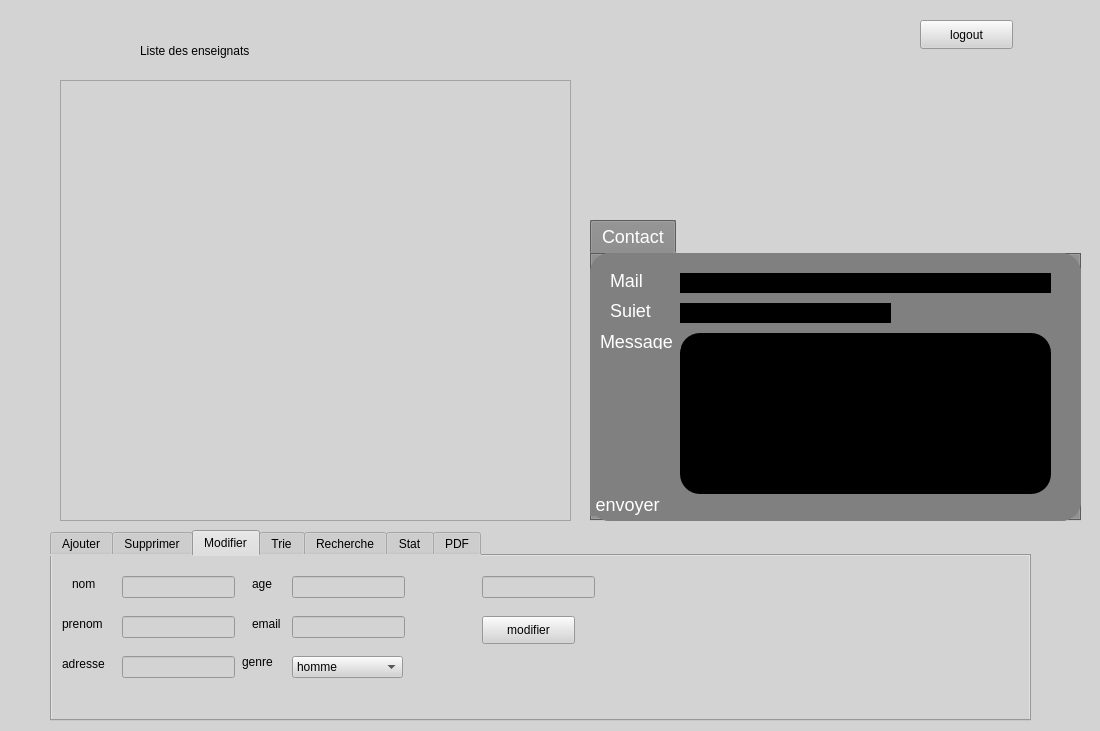
<?xml version="1.0" encoding="UTF-8"?>
<ui version="4.0">
 <class>MainWindow</class>
 <widget class="QMainWindow" name="MainWindow">
  <property name="geometry">
   <rect>
    <x>0</x>
    <y>0</y>
    <width>1100</width>
    <height>731</height>
   </rect>
  </property>
  <property name="windowTitle">
   <string>MainWindow</string>
  </property>
  <widget class="QWidget" name="centralwidget">
   <widget class="QStackedWidget" name="stackedWidget">
    <property name="geometry">
     <rect>
      <x>0</x>
      <y>0</y>
      <width>1101</width>
      <height>731</height>
     </rect>
    </property>
    <property name="styleSheet">
     <string notr="true">background-color:rgb(211, 211, 211)</string>
    </property>
    <property name="currentIndex">
     <number>1</number>
    </property>
    <widget class="QWidget" name="page">
     <widget class="QPushButton" name="pushButton">
      <property name="geometry">
       <rect>
        <x>120</x>
        <y>260</y>
        <width>281</width>
        <height>101</height>
       </rect>
      </property>
      <property name="text">
       <string>Se conncter en tant qu'administrateur</string>
      </property>
     </widget>
     <widget class="QPushButton" name="pushButton_2">
      <property name="geometry">
       <rect>
        <x>670</x>
        <y>260</y>
        <width>281</width>
        <height>101</height>
       </rect>
      </property>
      <property name="text">
       <string>Se conncter en tant qu'enseignant</string>
      </property>
     </widget>
    </widget>
    <widget class="QWidget" name="page_2">
     <widget class="QTableView" name="tableView">
      <property name="geometry">
       <rect>
        <x>60</x>
        <y>80</y>
        <width>511</width>
        <height>441</height>
       </rect>
      </property>
     </widget>
     <widget class="QLabel" name="label">
      <property name="geometry">
       <rect>
        <x>140</x>
        <y>30</y>
        <width>221</width>
        <height>41</height>
       </rect>
      </property>
      <property name="text">
       <string>Liste des enseignats </string>
      </property>
     </widget>
     <widget class="QTabWidget" name="tabWidget">
      <property name="geometry">
       <rect>
        <x>50</x>
        <y>530</y>
        <width>981</width>
        <height>191</height>
       </rect>
      </property>
      <property name="currentIndex">
       <number>2</number>
      </property>
      <widget class="QWidget" name="tab_2">
       <attribute name="title">
        <string>Ajouter</string>
       </attribute>
       <widget class="QLineEdit" name="nom">
        <property name="geometry">
         <rect>
          <x>110</x>
          <y>10</y>
          <width>113</width>
          <height>22</height>
         </rect>
        </property>
       </widget>
       <widget class="QLineEdit" name="Adresse">
        <property name="geometry">
         <rect>
          <x>370</x>
          <y>110</y>
          <width>113</width>
          <height>22</height>
         </rect>
        </property>
       </widget>
       <widget class="QLineEdit" name="email">
        <property name="geometry">
         <rect>
          <x>370</x>
          <y>10</y>
          <width>113</width>
          <height>22</height>
         </rect>
        </property>
       </widget>
       <widget class="QLineEdit" name="prenom">
        <property name="geometry">
         <rect>
          <x>110</x>
          <y>60</y>
          <width>113</width>
          <height>22</height>
         </rect>
        </property>
       </widget>
       <widget class="QLineEdit" name="age">
        <property name="geometry">
         <rect>
          <x>110</x>
          <y>120</y>
          <width>113</width>
          <height>22</height>
         </rect>
        </property>
       </widget>
       <widget class="QLabel" name="label_2">
        <property name="geometry">
         <rect>
          <x>280</x>
          <y>120</y>
          <width>56</width>
          <height>16</height>
         </rect>
        </property>
        <property name="text">
         <string>adresse</string>
        </property>
       </widget>
       <widget class="QLabel" name="label_3">
        <property name="geometry">
         <rect>
          <x>40</x>
          <y>10</y>
          <width>56</width>
          <height>16</height>
         </rect>
        </property>
        <property name="text">
         <string>nom</string>
        </property>
       </widget>
       <widget class="QLabel" name="label_4">
        <property name="geometry">
         <rect>
          <x>30</x>
          <y>60</y>
          <width>56</width>
          <height>16</height>
         </rect>
        </property>
        <property name="text">
         <string>prenom</string>
        </property>
       </widget>
       <widget class="QLabel" name="label_5">
        <property name="geometry">
         <rect>
          <x>280</x>
          <y>10</y>
          <width>56</width>
          <height>16</height>
         </rect>
        </property>
        <property name="text">
         <string>email</string>
        </property>
       </widget>
       <widget class="QLabel" name="label_6">
        <property name="geometry">
         <rect>
          <x>280</x>
          <y>70</y>
          <width>56</width>
          <height>16</height>
         </rect>
        </property>
        <property name="text">
         <string>genre</string>
        </property>
       </widget>
       <widget class="QLabel" name="label_7">
        <property name="geometry">
         <rect>
          <x>40</x>
          <y>120</y>
          <width>56</width>
          <height>21</height>
         </rect>
        </property>
        <property name="text">
         <string>age</string>
        </property>
       </widget>
       <widget class="QPushButton" name="pushButton_3">
        <property name="geometry">
         <rect>
          <x>630</x>
          <y>70</y>
          <width>93</width>
          <height>28</height>
         </rect>
        </property>
        <property name="text">
         <string>ajouter</string>
        </property>
       </widget>
       <widget class="QComboBox" name="genre">
        <property name="geometry">
         <rect>
          <x>370</x>
          <y>60</y>
          <width>101</width>
          <height>22</height>
         </rect>
        </property>
        <item>
         <property name="text">
          <string>homme</string>
         </property>
        </item>
        <item>
         <property name="text">
          <string>femme</string>
         </property>
        </item>
       </widget>
      </widget>
      <widget class="QWidget" name="tab">
       <attribute name="title">
        <string>Supprimer</string>
       </attribute>
       <widget class="QLineEdit" name="deleteid">
        <property name="geometry">
         <rect>
          <x>130</x>
          <y>10</y>
          <width>113</width>
          <height>22</height>
         </rect>
        </property>
       </widget>
       <widget class="QLabel" name="label_8">
        <property name="geometry">
         <rect>
          <x>30</x>
          <y>10</y>
          <width>56</width>
          <height>16</height>
         </rect>
        </property>
        <property name="text">
         <string>id</string>
        </property>
       </widget>
       <widget class="QPushButton" name="pushButton_4">
        <property name="geometry">
         <rect>
          <x>440</x>
          <y>50</y>
          <width>93</width>
          <height>28</height>
         </rect>
        </property>
        <property name="text">
         <string>supprimer</string>
        </property>
       </widget>
      </widget>
      <widget class="QWidget" name="tab_3">
       <attribute name="title">
        <string>Modifier</string>
       </attribute>
       <widget class="QLabel" name="label_9">
        <property name="geometry">
         <rect>
          <x>20</x>
          <y>20</y>
          <width>56</width>
          <height>16</height>
         </rect>
        </property>
        <property name="text">
         <string>nom</string>
        </property>
       </widget>
       <widget class="QLabel" name="label_10">
        <property name="geometry">
         <rect>
          <x>10</x>
          <y>60</y>
          <width>56</width>
          <height>16</height>
         </rect>
        </property>
        <property name="text">
         <string>prenom</string>
        </property>
       </widget>
       <widget class="QLabel" name="label_11">
        <property name="geometry">
         <rect>
          <x>200</x>
          <y>20</y>
          <width>56</width>
          <height>16</height>
         </rect>
        </property>
        <property name="text">
         <string>age</string>
        </property>
       </widget>
       <widget class="QLabel" name="label_12">
        <property name="geometry">
         <rect>
          <x>200</x>
          <y>60</y>
          <width>56</width>
          <height>16</height>
         </rect>
        </property>
        <property name="text">
         <string>email</string>
        </property>
       </widget>
       <widget class="QLabel" name="label_13">
        <property name="geometry">
         <rect>
          <x>10</x>
          <y>100</y>
          <width>56</width>
          <height>16</height>
         </rect>
        </property>
        <property name="text">
         <string>adresse</string>
        </property>
       </widget>
       <widget class="QLabel" name="label_15">
        <property name="geometry">
         <rect>
          <x>190</x>
          <y>90</y>
          <width>56</width>
          <height>31</height>
         </rect>
        </property>
        <property name="text">
         <string>genre</string>
        </property>
       </widget>
       <widget class="QLineEdit" name="nomm">
        <property name="geometry">
         <rect>
          <x>70</x>
          <y>20</y>
          <width>113</width>
          <height>22</height>
         </rect>
        </property>
       </widget>
       <widget class="QLineEdit" name="prenomm">
        <property name="geometry">
         <rect>
          <x>70</x>
          <y>60</y>
          <width>113</width>
          <height>22</height>
         </rect>
        </property>
       </widget>
       <widget class="QLineEdit" name="adressem">
        <property name="geometry">
         <rect>
          <x>70</x>
          <y>100</y>
          <width>113</width>
          <height>22</height>
         </rect>
        </property>
       </widget>
       <widget class="QLineEdit" name="agem">
        <property name="geometry">
         <rect>
          <x>240</x>
          <y>20</y>
          <width>113</width>
          <height>22</height>
         </rect>
        </property>
       </widget>
       <widget class="QLineEdit" name="emailm">
        <property name="geometry">
         <rect>
          <x>240</x>
          <y>60</y>
          <width>113</width>
          <height>22</height>
         </rect>
        </property>
       </widget>
       <widget class="QComboBox" name="genrem">
        <property name="geometry">
         <rect>
          <x>240</x>
          <y>100</y>
          <width>111</width>
          <height>22</height>
         </rect>
        </property>
        <item>
         <property name="text">
          <string>homme</string>
         </property>
        </item>
        <item>
         <property name="text">
          <string>femme</string>
         </property>
        </item>
       </widget>
       <widget class="QLineEdit" name="idm">
        <property name="geometry">
         <rect>
          <x>430</x>
          <y>20</y>
          <width>113</width>
          <height>22</height>
         </rect>
        </property>
       </widget>
       <widget class="QPushButton" name="pushButton_5">
        <property name="geometry">
         <rect>
          <x>430</x>
          <y>60</y>
          <width>93</width>
          <height>28</height>
         </rect>
        </property>
        <property name="text">
         <string>modifier</string>
        </property>
       </widget>
      </widget>
      <widget class="QWidget" name="tab_14">
       <attribute name="title">
        <string>Trie</string>
       </attribute>
       <widget class="QPushButton" name="pushButton_22">
        <property name="geometry">
         <rect>
          <x>600</x>
          <y>70</y>
          <width>191</width>
          <height>51</height>
         </rect>
        </property>
        <property name="text">
         <string>Trie par prenom</string>
        </property>
       </widget>
       <widget class="QPushButton" name="pushButton_23">
        <property name="geometry">
         <rect>
          <x>380</x>
          <y>70</y>
          <width>191</width>
          <height>51</height>
         </rect>
        </property>
        <property name="text">
         <string>Trie par nom</string>
        </property>
       </widget>
       <widget class="QPushButton" name="pushButton_24">
        <property name="geometry">
         <rect>
          <x>150</x>
          <y>70</y>
          <width>191</width>
          <height>51</height>
         </rect>
        </property>
        <property name="text">
         <string>Trie par age</string>
        </property>
       </widget>
      </widget>
      <widget class="QWidget" name="tab_15">
       <attribute name="title">
        <string>Recherche</string>
       </attribute>
       <widget class="QLineEdit" name="lineEdit">
        <property name="geometry">
         <rect>
          <x>300</x>
          <y>70</y>
          <width>321</width>
          <height>41</height>
         </rect>
        </property>
       </widget>
      </widget>
      <widget class="QWidget" name="tab_17">
       <attribute name="title">
        <string>Stat</string>
       </attribute>
       <widget class="QPushButton" name="pushButton_17">
        <property name="geometry">
         <rect>
          <x>400</x>
          <y>70</y>
          <width>161</width>
          <height>51</height>
         </rect>
        </property>
        <property name="text">
         <string>Stat</string>
        </property>
       </widget>
      </widget>
      <widget class="QWidget" name="tab_20">
       <attribute name="title">
        <string>PDF</string>
       </attribute>
       <widget class="QPushButton" name="pushButton_26">
        <property name="geometry">
         <rect>
          <x>390</x>
          <y>60</y>
          <width>151</width>
          <height>51</height>
         </rect>
        </property>
        <property name="text">
         <string>PDF</string>
        </property>
       </widget>
      </widget>
     </widget>
     <widget class="QPushButton" name="pushButton_6">
      <property name="geometry">
       <rect>
        <x>920</x>
        <y>20</y>
        <width>93</width>
        <height>29</height>
       </rect>
      </property>
      <property name="text">
       <string>logout</string>
      </property>
     </widget>
     <widget class="QTabWidget" name="tabWidget_3">
      <property name="geometry">
       <rect>
        <x>590</x>
        <y>220</y>
        <width>491</width>
        <height>301</height>
       </rect>
      </property>
      <property name="font">
       <font>
        <family>MS Shell Dlg 2</family>
        <pointsize>-1</pointsize>
        <weight>50</weight>
        <italic>false</italic>
        <bold>false</bold>
        <underline>false</underline>
       </font>
      </property>
      <property name="styleSheet">
       <string notr="true">background-color :  #808080	; 
border-radius : 20px;




    
    color: #FFFFFF
; 
    font-size: 18px;</string>
      </property>
      <property name="currentIndex">
       <number>0</number>
      </property>
      <widget class="QWidget" name="tab_21">
       <attribute name="title">
        <string>Contact</string>
       </attribute>
       <widget class="QLabel" name="label_45">
        <property name="geometry">
         <rect>
          <x>20</x>
          <y>50</y>
          <width>47</width>
          <height>14</height>
         </rect>
        </property>
        <property name="text">
         <string>Sujet</string>
        </property>
       </widget>
       <widget class="QTextEdit" name="textEdit_2">
        <property name="geometry">
         <rect>
          <x>90</x>
          <y>80</y>
          <width>371</width>
          <height>161</height>
         </rect>
        </property>
        <property name="styleSheet">
         <string notr="true">background-color :  #000000; 
</string>
        </property>
       </widget>
       <widget class="QLabel" name="label_58">
        <property name="geometry">
         <rect>
          <x>10</x>
          <y>80</y>
          <width>81</width>
          <height>16</height>
         </rect>
        </property>
        <property name="text">
         <string>Message</string>
        </property>
       </widget>
       <widget class="QLabel" name="label_59">
        <property name="geometry">
         <rect>
          <x>20</x>
          <y>20</y>
          <width>47</width>
          <height>14</height>
         </rect>
        </property>
        <property name="text">
         <string>Mail</string>
        </property>
       </widget>
       <widget class="QLineEdit" name="lineEdit_13">
        <property name="geometry">
         <rect>
          <x>90</x>
          <y>50</y>
          <width>211</width>
          <height>20</height>
         </rect>
        </property>
        <property name="styleSheet">
         <string notr="true">background-color :  #000000; 
</string>
        </property>
       </widget>
       <widget class="QLineEdit" name="lineEdit_14">
        <property name="geometry">
         <rect>
          <x>90</x>
          <y>20</y>
          <width>371</width>
          <height>20</height>
         </rect>
        </property>
        <property name="styleSheet">
         <string notr="true">background-color :  #000000; 
</string>
        </property>
       </widget>
       <widget class="QPushButton" name="envoyer_2">
        <property name="geometry">
         <rect>
          <x>0</x>
          <y>240</y>
          <width>75</width>
          <height>23</height>
         </rect>
        </property>
        <property name="text">
         <string>envoyer</string>
        </property>
       </widget>
      </widget>
     </widget>
    </widget>
    <widget class="QWidget" name="page_3">
     <widget class="QLabel" name="label_16">
      <property name="geometry">
       <rect>
        <x>100</x>
        <y>30</y>
        <width>221</width>
        <height>41</height>
       </rect>
      </property>
      <property name="text">
       <string>Liste des activites </string>
      </property>
     </widget>
     <widget class="QPushButton" name="pushButton_7">
      <property name="geometry">
       <rect>
        <x>960</x>
        <y>20</y>
        <width>93</width>
        <height>29</height>
       </rect>
      </property>
      <property name="text">
       <string>logout</string>
      </property>
     </widget>
     <widget class="QTabWidget" name="tabWidget_2">
      <property name="geometry">
       <rect>
        <x>110</x>
        <y>530</y>
        <width>981</width>
        <height>191</height>
       </rect>
      </property>
      <property name="currentIndex">
       <number>0</number>
      </property>
      <widget class="QWidget" name="tab_10">
       <attribute name="title">
        <string>Ajouter</string>
       </attribute>
       <widget class="QLineEdit" name="noma">
        <property name="geometry">
         <rect>
          <x>110</x>
          <y>10</y>
          <width>113</width>
          <height>22</height>
         </rect>
        </property>
       </widget>
       <widget class="QLineEdit" name="lieua">
        <property name="geometry">
         <rect>
          <x>370</x>
          <y>10</y>
          <width>113</width>
          <height>22</height>
         </rect>
        </property>
       </widget>
       <widget class="QLineEdit" name="desca">
        <property name="geometry">
         <rect>
          <x>110</x>
          <y>60</y>
          <width>113</width>
          <height>22</height>
         </rect>
        </property>
       </widget>
       <widget class="QLineEdit" name="maxa">
        <property name="geometry">
         <rect>
          <x>120</x>
          <y>120</y>
          <width>113</width>
          <height>22</height>
         </rect>
        </property>
       </widget>
       <widget class="QLabel" name="label_46">
        <property name="geometry">
         <rect>
          <x>40</x>
          <y>10</y>
          <width>56</width>
          <height>16</height>
         </rect>
        </property>
        <property name="text">
         <string>nom</string>
        </property>
       </widget>
       <widget class="QLabel" name="label_47">
        <property name="geometry">
         <rect>
          <x>10</x>
          <y>60</y>
          <width>91</width>
          <height>16</height>
         </rect>
        </property>
        <property name="text">
         <string>description</string>
        </property>
       </widget>
       <widget class="QLabel" name="label_48">
        <property name="geometry">
         <rect>
          <x>280</x>
          <y>10</y>
          <width>56</width>
          <height>16</height>
         </rect>
        </property>
        <property name="text">
         <string>lieu</string>
        </property>
       </widget>
       <widget class="QLabel" name="label_49">
        <property name="geometry">
         <rect>
          <x>260</x>
          <y>60</y>
          <width>111</width>
          <height>20</height>
         </rect>
        </property>
        <property name="text">
         <string>id enseigant</string>
        </property>
       </widget>
       <widget class="QLabel" name="label_50">
        <property name="geometry">
         <rect>
          <x>5</x>
          <y>120</y>
          <width>111</width>
          <height>21</height>
         </rect>
        </property>
        <property name="text">
         <string>max participant</string>
        </property>
       </widget>
       <widget class="QPushButton" name="pushButton_14">
        <property name="geometry">
         <rect>
          <x>630</x>
          <y>70</y>
          <width>93</width>
          <height>28</height>
         </rect>
        </property>
        <property name="text">
         <string>ajouter</string>
        </property>
       </widget>
       <widget class="QLineEdit" name="idea">
        <property name="geometry">
         <rect>
          <x>360</x>
          <y>60</y>
          <width>113</width>
          <height>22</height>
         </rect>
        </property>
       </widget>
      </widget>
      <widget class="QWidget" name="tab_11">
       <attribute name="title">
        <string>Supprimer</string>
       </attribute>
       <widget class="QLineEdit" name="deleteida">
        <property name="geometry">
         <rect>
          <x>130</x>
          <y>10</y>
          <width>113</width>
          <height>22</height>
         </rect>
        </property>
       </widget>
       <widget class="QLabel" name="label_51">
        <property name="geometry">
         <rect>
          <x>30</x>
          <y>10</y>
          <width>56</width>
          <height>16</height>
         </rect>
        </property>
        <property name="text">
         <string>id</string>
        </property>
       </widget>
       <widget class="QPushButton" name="pushButton_15">
        <property name="geometry">
         <rect>
          <x>440</x>
          <y>50</y>
          <width>93</width>
          <height>28</height>
         </rect>
        </property>
        <property name="text">
         <string>supprimer</string>
        </property>
       </widget>
      </widget>
      <widget class="QWidget" name="tab_12">
       <attribute name="title">
        <string>Modifier</string>
       </attribute>
       <widget class="QLineEdit" name="maxam">
        <property name="geometry">
         <rect>
          <x>150</x>
          <y>130</y>
          <width>113</width>
          <height>22</height>
         </rect>
        </property>
       </widget>
       <widget class="QLabel" name="label_52">
        <property name="geometry">
         <rect>
          <x>35</x>
          <y>130</y>
          <width>111</width>
          <height>21</height>
         </rect>
        </property>
        <property name="text">
         <string>max participant</string>
        </property>
       </widget>
       <widget class="QLabel" name="label_53">
        <property name="geometry">
         <rect>
          <x>310</x>
          <y>20</y>
          <width>56</width>
          <height>16</height>
         </rect>
        </property>
        <property name="text">
         <string>lieu</string>
        </property>
       </widget>
       <widget class="QLineEdit" name="nomam">
        <property name="geometry">
         <rect>
          <x>140</x>
          <y>20</y>
          <width>113</width>
          <height>22</height>
         </rect>
        </property>
       </widget>
       <widget class="QLineEdit" name="lieuam">
        <property name="geometry">
         <rect>
          <x>390</x>
          <y>20</y>
          <width>113</width>
          <height>22</height>
         </rect>
        </property>
       </widget>
       <widget class="QLabel" name="label_54">
        <property name="geometry">
         <rect>
          <x>70</x>
          <y>20</y>
          <width>56</width>
          <height>16</height>
         </rect>
        </property>
        <property name="text">
         <string>nom</string>
        </property>
       </widget>
       <widget class="QLabel" name="label_55">
        <property name="geometry">
         <rect>
          <x>40</x>
          <y>70</y>
          <width>91</width>
          <height>16</height>
         </rect>
        </property>
        <property name="text">
         <string>description</string>
        </property>
       </widget>
       <widget class="QLabel" name="label_56">
        <property name="geometry">
         <rect>
          <x>290</x>
          <y>70</y>
          <width>111</width>
          <height>20</height>
         </rect>
        </property>
        <property name="text">
         <string>id enseigant</string>
        </property>
       </widget>
       <widget class="QPushButton" name="pushButton_16">
        <property name="geometry">
         <rect>
          <x>660</x>
          <y>80</y>
          <width>93</width>
          <height>28</height>
         </rect>
        </property>
        <property name="text">
         <string>modifier</string>
        </property>
       </widget>
       <widget class="QLineEdit" name="descam">
        <property name="geometry">
         <rect>
          <x>140</x>
          <y>70</y>
          <width>113</width>
          <height>22</height>
         </rect>
        </property>
       </widget>
       <widget class="QLabel" name="label_57">
        <property name="geometry">
         <rect>
          <x>310</x>
          <y>120</y>
          <width>56</width>
          <height>16</height>
         </rect>
        </property>
        <property name="text">
         <string>id</string>
        </property>
       </widget>
       <widget class="QLineEdit" name="idmm">
        <property name="geometry">
         <rect>
          <x>340</x>
          <y>120</y>
          <width>113</width>
          <height>22</height>
         </rect>
        </property>
       </widget>
       <widget class="QLineEdit" name="ideam">
        <property name="geometry">
         <rect>
          <x>390</x>
          <y>70</y>
          <width>113</width>
          <height>22</height>
         </rect>
        </property>
       </widget>
      </widget>
      <widget class="QWidget" name="tab_13">
       <attribute name="title">
        <string>Trie</string>
       </attribute>
       <widget class="QPushButton" name="pushButton_19">
        <property name="geometry">
         <rect>
          <x>120</x>
          <y>50</y>
          <width>191</width>
          <height>51</height>
         </rect>
        </property>
        <property name="text">
         <string>Trie par nbr participant</string>
        </property>
       </widget>
       <widget class="QPushButton" name="pushButton_20">
        <property name="geometry">
         <rect>
          <x>360</x>
          <y>50</y>
          <width>191</width>
          <height>51</height>
         </rect>
        </property>
        <property name="text">
         <string>Trie par nom</string>
        </property>
       </widget>
       <widget class="QPushButton" name="pushButton_21">
        <property name="geometry">
         <rect>
          <x>590</x>
          <y>50</y>
          <width>191</width>
          <height>51</height>
         </rect>
        </property>
        <property name="text">
         <string>Trie par lieu</string>
        </property>
       </widget>
      </widget>
      <widget class="QWidget" name="tab_16">
       <attribute name="title">
        <string>Recherche</string>
       </attribute>
       <widget class="QLineEdit" name="lineEdit_2">
        <property name="geometry">
         <rect>
          <x>290</x>
          <y>70</y>
          <width>271</width>
          <height>41</height>
         </rect>
        </property>
       </widget>
      </widget>
      <widget class="QWidget" name="tab_18">
       <attribute name="title">
        <string>Stat</string>
       </attribute>
       <widget class="QPushButton" name="pushButton_18">
        <property name="geometry">
         <rect>
          <x>400</x>
          <y>60</y>
          <width>141</width>
          <height>41</height>
         </rect>
        </property>
        <property name="text">
         <string>Stat</string>
        </property>
       </widget>
      </widget>
      <widget class="QWidget" name="tab_19">
       <attribute name="title">
        <string>QrCode</string>
       </attribute>
       <widget class="QPushButton" name="pushButton_25">
        <property name="geometry">
         <rect>
          <x>240</x>
          <y>60</y>
          <width>93</width>
          <height>29</height>
         </rect>
        </property>
        <property name="text">
         <string>genrer</string>
        </property>
       </widget>
       <widget class="QLabel" name="qrcode">
        <property name="geometry">
         <rect>
          <x>470</x>
          <y>30</y>
          <width>201</width>
          <height>91</height>
         </rect>
        </property>
        <property name="text">
         <string/>
        </property>
       </widget>
      </widget>
     </widget>
     <widget class="QTableView" name="tableView_2">
      <property name="geometry">
       <rect>
        <x>100</x>
        <y>80</y>
        <width>971</width>
        <height>441</height>
       </rect>
      </property>
     </widget>
    </widget>
   </widget>
  </widget>
 </widget>
 <resources/>
 <connections/>
</ui>
